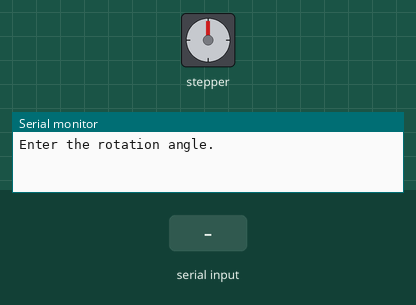
Bench run of a sketch on a simulated Arduino Uno, built with avr-gcc and run on an emulated ATmega328P. On the bench: stepper motor, the last lines printed to the serial monitor. The inputs (shaded band) are chosen by the test bench. Stepper angles assume 2048 steps per turn.

Above: at 1.2 s.
1.3 s: "90,45\n" received over Serial
At 3.6 s:
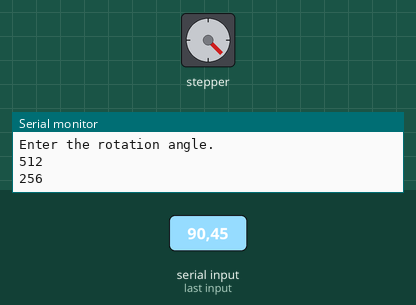
4.3 s: "30,150\n" received over Serial
At 7.1 s:
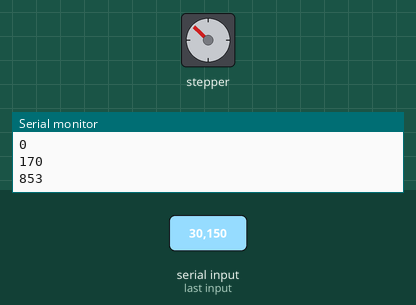
7.3 s: "200\n" received over Serial
At 10.1 s:
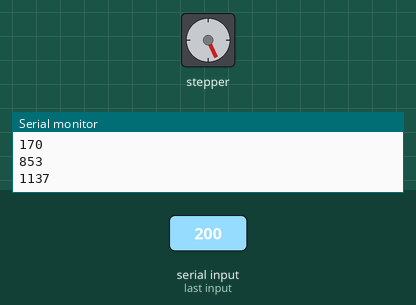
10.3 s: "90\n" received over Serial
At 12.5 s:
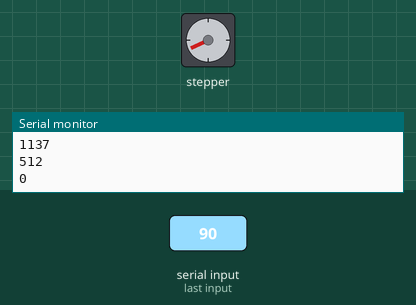
12.8 s: "90,45\n" received over Serial
At 14.8 s:
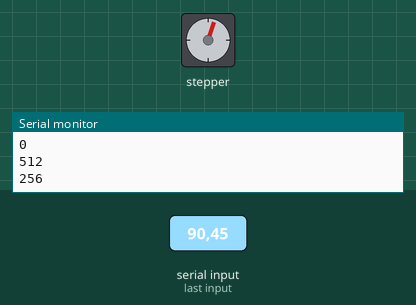
Timing chart, 0 to 16.3 s (numbered marks = the images above; inputs shaded):
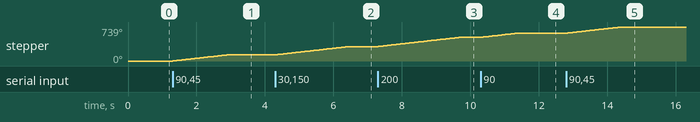

The sketch:

sketch_7-7.ino
```cpp
#include <Stepper.h>

const int STEPS = 2048;          // 2048 steps = 360 degrees rotation

// Create a Stepper object
// Stepper(STEPS, IN1, IN3, IN2, IN4)
Stepper stepper(STEPS, 8, 10, 9, 11);

void setup() {
  stepper.setSpeed(14);          // Set stepper motor speed to 14 RPM
  Serial.begin(9600);            // Start serial communication at 9600 baud
  Serial.println("Enter the rotation angle.");
}

void loop() {
  if (Serial.available()) {
    int val = Serial.parseInt();             // Read an integer value from Serial Monitor
    val = map(val, -360, 360, -2048, 2048);  // Map angle (-360~360) to steps (-2048~2048)
    stepper.step(val);                       // Rotate the stepper motor by the mapped steps
    Serial.println(val);                     // Print the step value to Serial Monitor
    delay(10);                               // Small delay
  }
}
```

Measured:
- after the input at 1.3 s, stepper: turns 135° clockwise in 1.6 s, starting at once
- after the input at 4.3 s, stepper: turns 179° clockwise in 2.2 s, starting at once
- after the input at 7.3 s, stepper: turns 200° clockwise in 2.4 s, starting at once
- after the input at 10.3 s, stepper: turns 90° clockwise in 1.1 s, starting at once
- after the input at 12.8 s, stepper: turns 135° clockwise in 1.6 s, starting at once
